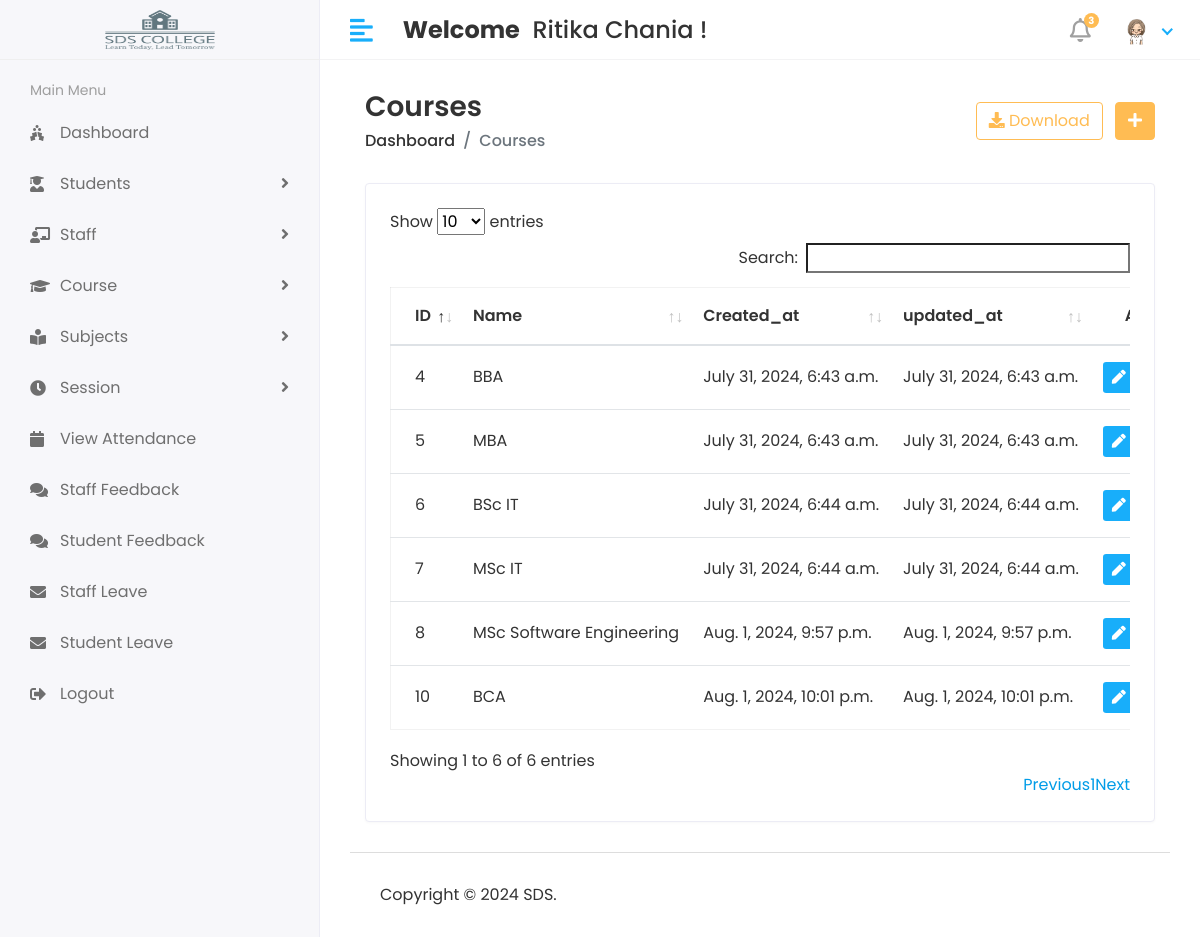
The page /Hod/Course/View (signed in) on the database its author committed.
### app/models.py (models this page shows, shortened)
class CustomUser(AbstractUser):
    USER = (
        (1,'HOD'),
        (2,'STAFF'),
        (3,'STUDENT'),
    )
    user_type = models.CharField(choices=USER,max_length=50,default=1)
    profile_pic = models.ImageField(upload_to='media/profile_pic')

class Course(models.Model):
    name = models.CharField(max_length=100)
    created_at = models.DateTimeField(auto_now_add=True)
    updated_at = models.DateTimeField(auto_now=True)

### student_management_system/Hod_Views.py (the view)
# urls.py: path('Hod/Course/View',Hod_Views.VIEW_COURSE,name='view_course'),
@login_required(login_url='/')
def VIEW_COURSE(request):
    course = Course.objects.all()
    context = {
        'course':course,
    }
    return render(request,'Hod/view_course.html',context)

### student_management_system/templates/Hod/view_course.html (shortened to what this page needs)
{% extends 'base.html' %}
{% block content %}
{% load static %}
    <div class="content container-fluid">
       <div class="page-header">
          <div class="row align-items-center">
             <div class="col">
                <h3 class="page-title">Courses</h3>
                <ul class="breadcrumb">
                   <li class="breadcrumb-item"><a href="index.html">Dashboard</a></li>
                   <li class="breadcrumb-item active">Courses</li>
                </ul>
             </div>
             <div class="col-auto text-right float-right ml-auto">
                <a href="#" class="btn btn-outline-primary mr-2"><i class="fas fa-download"></i> Download</a>
                <a href="add-student.html" class="btn btn-primary"><i class="fas fa-plus"></i></a>
             </div>
          </div>
       </div>
       <div class="row">
          <div class="col-sm-12">
             <div class="card card-table">
                <div class="card-body">
                   <div class="table-responsive">
                      <table id="table_id" class="table table-hover table-center mb-0 datatable">
                         <thead>
                            <tr>
                                <th>ID</th>
                                <th>Name</th>
                                <th>Created_at</th>
                                <th>updated_at</th>
                                <th class="text-right">Action</th>
                            </tr>
                         </thead>
                         <tbody>
                            {% for i in course %}
                            <tr>
                            <td>{{i.id}}</td>
                            <td>{{i.name}}</td>
                           <td>{{i.created_at}}</td>
                           <td>{{i.updated_at}}</td>
                           <td class="text-right">
                                  <div class="actions">
                                    <a href="{% url 'edit_course' i.id %}" class="btn btn-sm bg-success-light mr-2">
                                        <i class="fas fa-pen"></i>
                                        </a>
                                  </div>
                               </td>
                            </tr>
                            {% endfor %}
                     </tbody>
                  </table>
               </div>
            </div>
         </div>
      </div>
   </div>
</div>
{% endblock %}

### student_management_system/templates/includes/header.html (shortened to what this page needs)
{% load static %}
<div class="header">
    <div class="header-left" style="display: flex; justify-content: center; align-items: center;">
       <a href="{% url 'hod_home' %}" class="logo">
       <img src="{% static 'assets/img/logo.png' %}" style="width: 110px; height: 80px; " alt="Logo" >
       </a>
    </div>
    <a href="javascript:void(0);" id="toggle_btn">
    <i class="fas fa-align-left"></i>
    </a>
    <div class="top-nav-search mt-3">
       <h4><strong>Welcome</strong> &nbsp;<span>{{user.first_name}} {{user.last_name}}</span>&nbsp;!</h4>
    </div>
    <ul class="nav user-menu">
       <li class="nav-item dropdown noti-dropdown">
          <a href="#" class="dropdown-toggle nav-link" data-toggle="dropdown">
          <i class="far fa-bell"></i> <span class="badge badge-pill">3</span>
          </a>
       </li>
       <li class="nav-item dropdown has-arrow">
          <a href="#" class="dropdown-toggle nav-link" data-toggle="dropdown">
            {% if user.profile_pic == "" %}
               <span class="user-img"><img class="rounded-circle" src="{% static 'assets/img/Dummy.jpeg' %}" width="31" alt="{{user.first_name}} {{user.last_name}}"></span>
            {% else %}
               <span class="user-img"><img class="rounded-circle" src="{{user.profile_pic.url}}" width="31" alt="{{user.first_name}} {{user.last_name}}"></span>
            {% endif %}
          </a>
       </li>
    </ul>
 </div>

### static/assets/css/style.css (style rules this page uses)
html { height: 100%; }
body { background-color: #fff; color: #333; font-family: 'Poppins', sans-serif; font-size: 1rem; height: 100%; line-height: 1.5; overflow-x: hidden; }
h1, h2, h3, h4, h5, h6 { font-family: 'Poppins', sans-serif; margin-top: 0; }
a { color: #009ce7; }
input, button, a { transition: all 0.4s ease; -moz-transition: all 0.4s ease; -o-transition: all 0.4s ease; -ms-transition: all 0.4s ease; -webkit-transition: all 0.4s ease; }
ul, ol { padding: 0px; list-style: none; }
.table { color: #333; max-width: 100%; margin-bottom: 0; width: 100%; }
.table.dataTable { border-collapse: collapse !important; border: 1px solid rgba(0, 0, 0, 0.05); }
.table thead tr th { font-weight: 600; }
.table tbody tr { border-bottom: 1px solid rgba(0, 0, 0, 0.05); }
.table.table-center td, .table.table-center th { vertical-align: middle; }
.card-table .card-body .table > thead > tr > th { border-top: 0; }
.card-table .card-body .table tr td:first-child, .card-table .card-body .table tr th:first-child { padding-left: 1.5rem; }
.card-table .card-body .table tr td:last-child, .card-table .card-body .table tr th:last-child { padding-right: 1.5rem; }
.card-table .table td, .card-table .table th { border-top: 1px solid #e2e5e8; padding: 1rem 0.75rem; white-space: nowrap; }
.btn-primary { background-color: #FFBC53; border: 1px solid #FFBC53; }
.btn-outline-primary { color: #FFBC53; border-color: #FFBC53; }
.card { border: 1px solid #ececf5; box-shadow: 0 1px 3px 0 rgba(0, 0, 0, 0.03); margin-bottom: 1.875rem; }
.card-body { padding: 1.5rem; }
.bg-success-light { background-color: #18aefa; color: #fff; }
.header { background-color: #fff; border-bottom: 1px solid #f3f3f4; left: 0; position: fixed; right: 0; top: 0; z-index: 1001; height: 60px; }
.header .header-left { float: left; height: 60px; padding: 0 20px; position: relative; width: 320px; z-index: 1; transition: all 0.2s ease-in-out; background-color: #f7f7fa; border-bottom: 1px solid #efefef; border-right: 1px solid #ececf5; display: flex; align-items: center; }
.header .header-left .logo { display: inline-block; line-height: 60px; }
.header .header-left .logo img { max-height: 40px; width: auto; }
.header .dropdown-toggle:after { display: none; }
.header .has-arrow .dropdown-toggle:after { border-top: 0; border-left: 0; border-bottom: 2px solid #18aefa; border-right: 2px solid #18aefa; content: ''; height: 8px; display: inline-block; pointer-events: none; -webkit-transform-origin: 66% 66%; -ms-transform-origin: 66% 66%; transform-origin: 66% 66%; -webkit-transform: rotate(45deg); -ms-transform: rotate(45deg); transform: rotate(45deg); -webkit-transition: all 0.15s ease-in-out; transition: all 0.15s ease-in-out; width: 8px; vertical-align: 0px; }
.user-menu { float: right; margin: 0; position: relative; z-index: 99; padding-right: 15px; }
.user-menu.nav > li > a { color: #a0a0a0; font-size: 14px; line-height: 58px; padding: 0 15px; height: 60px; }
.user-img { margin-right: 3px; position: relative; }
.top-nav-search { float: left; margin-left: 15px; }
.page-header { margin-bottom: 1.875rem; }
.page-header .breadcrumb { background-color: transparent; color: #6c757d; font-size: 1rem; font-weight: 500; margin-bottom: 0; padding: 0; }
.page-header .breadcrumb a { color: #333; }
.page-title { font-size: 28px; font-weight: 600; color: #333; margin-bottom: 5px; }
.user-menu.nav > li > a .badge { background-color: #FFBC53; display: block; font-size: 10px; font-weight: bold; height: 15px; width: 15px; position: absolute; right: 7px; top: 13px; color: #fff; padding: 3px; }
.user-menu.nav > li > a > i { font-size: 1.5rem; line-height: 60px; }
@media (min-width: 992px) { #toggle_btn { align-items: center; color: #18aefa; display: inline-flex; float: left; font-size: 26px; height: 60px; justify-content: center; margin-left: 15px; padding: 0 15px; } }

### rows shown on the page
CustomUser: first_name "Ritika", last_name "Chania", profile_pic (picture)
Course: id "4", name "BBA", created_at "July 31, 2024, 6:43 a.m.", updated_at "July 31, 2024, 6:43 a.m."
Course: id "5", name "MBA", created_at "July 31, 2024, 6:43 a.m.", updated_at "July 31, 2024, 6:43 a.m."
Course: id "6", name "BSc IT", created_at "July 31, 2024, 6:44 a.m.", updated_at "July 31, 2024, 6:44 a.m."
Course: id "7", name "MSc IT", created_at "July 31, 2024, 6:44 a.m.", updated_at "July 31, 2024, 6:44 a.m."
Course: id "8", name "MSc Software Engineering", created_at "Aug. 1, 2024, 9:57 p.m.", updated_at "Aug. 1, 2024, 9:57 p.m."
Course: id "10", name "BCA", created_at "Aug. 1, 2024, 10:01 p.m.", updated_at "Aug. 1, 2024, 10:01 p.m."
